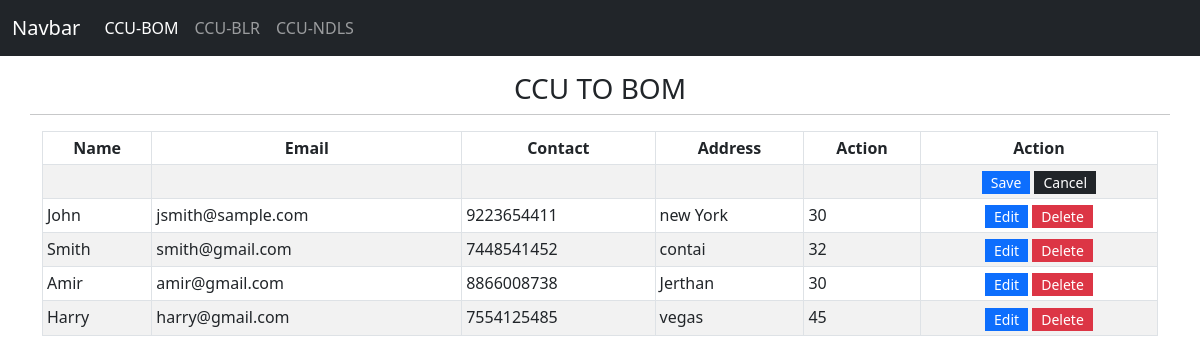
The page / on the database its author committed.
### tables this page shows
CREATE TABLE IF NOT EXISTS `members` (
  `id` int NOT NULL AUTO_INCREMENT,
  `name` text NOT NULL,
  `contact` varchar(50) NOT NULL,
  `email` varchar(250) NOT NULL,
  `address` text NOT NULL,
  `age` varchar(11) NOT NULL,
  PRIMARY KEY (`id`)
);

### index.php (the view, shortened to what this page needs)
<?php
$db = new DBConnection();
$conn = $db->conn;
?>
<!DOCTYPE html>
<html lang="en">
<head>
    <link rel="stylesheet" href="./assets/css/bootstrap.css">
</head>
<body>
    <nav class="navbar navbar-expand-lg navbar-dark bg-dark">
        <div class="container-fluid">
            <a class="navbar-brand" href="#">Navbar</a>
            <div class="collapse navbar-collapse" id="navbarSupportedContent">
                <ul class="navbar-nav me-auto mb-2 mb-lg-0">
                    <li class="nav-item">
                        <a class="nav-link active" aria-current="page" href="#">CCU-BOM</a>
                    </li>
                    <li class="nav-item">
                        <a class="nav-link" href="index1.php">CCU-BLR</a>
                    </li>
                    <li class="nav-item">
                        <a class="nav-link" href="index2.php">CCU-NDLS</a>
                    </li>
                </ul>
            </div>
        </div>
    </nav>
    <div class="container py-3">
        <div class="row">
            <div class="col-12">
                <h3 class="text-center">CCU TO BOM</h3>
            </div>
            <hr>
            <div class="col-12">
                <form action="" id="form-data">
                    <table class='table table-hovered table-hover table-striped table-bordered table-sm' id="form-tbl">
                        <colgroup>
                            <col>
                            <col>
                            <col>
                            <col>
                            <col>
                            <col>
                        </colgroup>
                        <thead>
                            <tr>
                                <th class="text-center p-1">Name</th>
                                <th class="text-center p-1">Email</th>
                                <th class="text-center p-1">Contact</th>
                                <th class="text-center p-1">Address</th>
                                <th class="text-center p-1">Action</th>
                                <th class="text-center p-1">Action</th>
                            </tr>
                        </thead>
                        <tbody>
                            <tr>
                                <td contenteditable="" name="name" required></td>
                                <td contenteditable="" name="email" required></td>
                                <td contenteditable="" name="contact" required></td>
                                <td contenteditable="" name="address" required></td>
                                <td contenteditable="" name="age" required></td>
                                <td class="text-center">
                                    <button class="btn btn-sm btn-primary btn-flat rounded-0 px-2 py-0">Save</button>
                                    <button class="btn btn-sm btn-dark btn-flat rounded-0 px-2 py-0" onclick="cancel_button($(this))" type="button">Cancel</button>
                                </td>
                            </tr>
                            <?php
                            $query = $conn->query("SELECT * FROM `members` order by id asc");
                            while ($row = $query->fetch_assoc()) :
                            ?>
                                <tr data-id='<?php echo $row['id'] ?>'>
                                    <td name="name"><?php echo $row['name'] ?></td>
                                    <td name="email"><?php echo $row['email'] ?></td>
                                    <td name="contact"><?php echo $row['contact'] ?></td>
                                    <td name="address"><?php echo $row['address'] ?></td>
                                    <td name="age"><?php echo $row['age'] ?></td>
                                    <td class="text-center">
                                        <button class="btn btn-primary btn-sm rounded-0 py-0 edit_data noneditable" type="button">Edit</button>
                                        <button class="btn btn-danger btn-sm rounded-0 py-0 delete_data noneditable" type="button">Delete</button>
                                    </td>
                                </tr>
                            <?php endwhile; ?>
                        </tbody>
                    </table>
                </form>
            </div>
        </div>
    </div>
</body>
</html>

### rows shown on the page
members: name "John", email "jsmith@sample.com", contact "9223654411", address "new York", age "30"
members: name "Smith", email "smith@gmail.com", contact "7448541452", address "contai", age "32"
members: name "Amir", email "amir@gmail.com", contact "8866008738", address "Jerthan", age "30"
members: name "Harry", email "harry@gmail.com", contact "7554125485", address "vegas", age "45"
